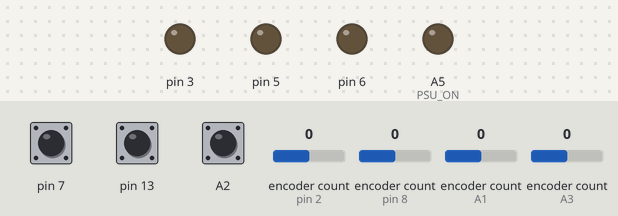
Simulated run of this sketch. Board: Arduino Nano, built with avr-gcc and run on an emulated ATmega328P. Shown: output pins drawn as LEDs (lit = HIGH). The inputs (shaded band) are chosen by the test bench; at power-on: encoder count (sensors on pin 2, pin 8, A1, A3) 0, pin 7 HIGH, A2 HIGH, pin 13 HIGH. What the sketch prints to the serial monitor is not drawn.

Above: at 1.2 s.
1.3 s: encoder count (sensor on pin 2) set to 1
At 2.5 s:
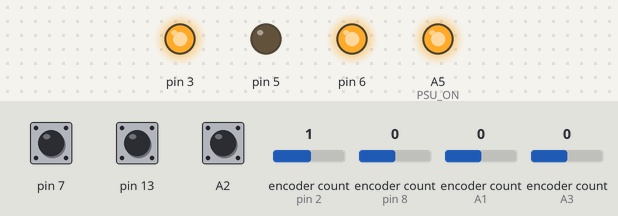
2.8 s: encoder count (sensor on pin 8) set to -1
At 3.7 s:
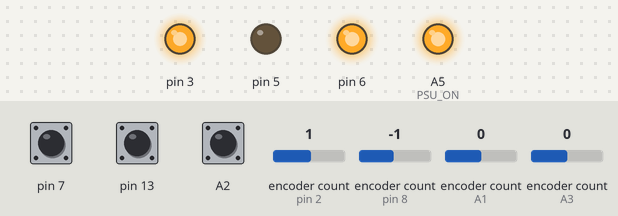
4.3 s: encoder count (sensor on A1) set to 1
At 4.7 s:
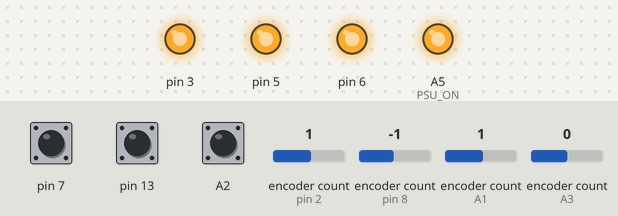
5.8 s: pin 7 pulled LOW for 0.15 s
At 7.1 s:
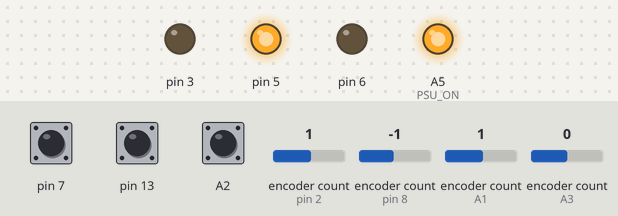
8.0 s: A2 pulled LOW for 0.15 s
At 9.9 s:
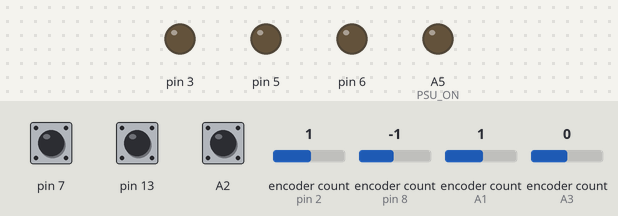
10.2 s: pin 13 pulled LOW for 0.15 s
At 11.7 s:
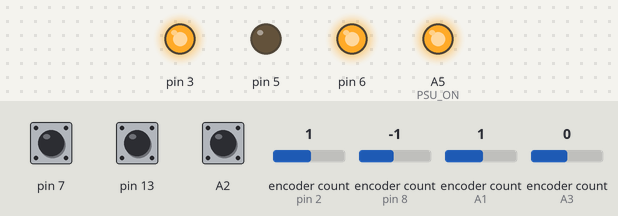
Timing chart, 0 to 13.2 s (numbered marks = the images above; inputs shaded):
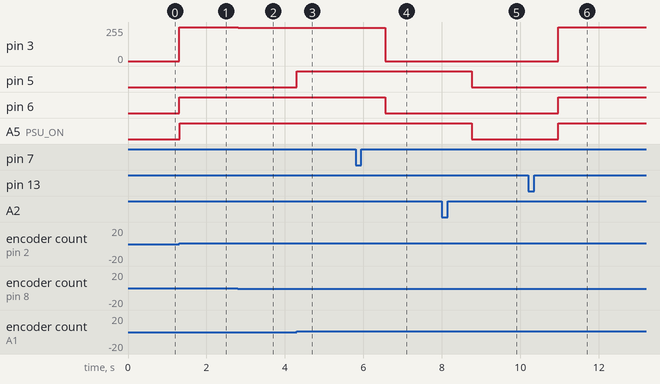

The sketch:

turbo-controller.ino
```cpp
#include <ClickEncoder.h>
#include <TimerOne.h>

#define ENCODERS    4

#define ENCODER0_PINA     2
#define ENCODER0_PINB     4
#define ENCODER0_BTN      7

#define ENCODER1_PINA     8
#define ENCODER1_PINB     12
#define ENCODER1_BTN      13

#define ENCODER2_PINA     A1
#define ENCODER2_PINB     A0
#define ENCODER2_BTN      A2

#define ENCODER3_PINA     A3
#define ENCODER3_PINB     A4
#define ENCODER3_BTN      A6

#define STRIP1A           3
#define STRIP1B           6

#define STRIP2A           6
#define STRIP2B           9

#define STRIP3A           5

#define PSU_ON            A5

ClickEncoder encoder0 = ClickEncoder(
  ENCODER0_PINA,
  ENCODER0_PINB,
  ENCODER0_BTN,
  4
);

ClickEncoder encoder1 = ClickEncoder(
  ENCODER1_PINA,
  ENCODER1_PINB,
  ENCODER1_BTN,
  2
);

ClickEncoder encoder2 = ClickEncoder(
  ENCODER2_PINA,
  ENCODER2_PINB,
  ENCODER2_BTN,
  2
);

ClickEncoder encoder3 = ClickEncoder(
  ENCODER3_PINA,
  ENCODER3_PINB,
  ENCODER3_BTN,
  2
);

ClickEncoder *encoders[4];

class LedStrip {
  protected:
  int_fast16_t brightness;
  bool on;

  public:
  LedStrip(int_fast16_t brightness = 255, bool on = false) {
    this -> brightness = brightness;
    this -> on = on;
  }

  virtual void update() = 0;

  void setBrightness(int_fast16_t i) {
    if (i > 255) {
      i = 255;
    }
    if (i < 0) {
      i = 0;
    }

    brightness = i;
    this -> update();
  }

  void brighter (int_fast16_t i = 5) {
    this -> setBrightness(brightness + i);
    on = true;
    this -> update();
  }

  void darker (int_fast16_t i = 5) {
    this -> setBrightness(brightness - i);
    on = true;
    this -> update();
  }

  void toggle() {
    on = !on;
    this -> update();
  }

  int_fast16_t getBrightness() {
    return brightness;
  }

  bool isOn() {
    return on;
  }
};

class SingleStrip: public LedStrip {
  int_fast16_t pin;

public:
  SingleStrip(int_fast16_t pin, int_fast16_t brightness = 255, bool on = false): LedStrip(brightness, on) {
    this -> pin = pin;
    update();
  }

  void update() {
    {
      Serial.print((int)on);
      Serial.print(" ");
      Serial.print(brightness);
      Serial.print(" ");
      Serial.print(pin);
      Serial.print(" ");
      Serial.println(on * brightness);
    }
    analogWrite(pin, on * brightness);
  }
};

class CwwStrip: public LedStrip {
protected:
  int_fast16_t warmLevel, coldLevel;
  int_fast16_t pinA, pinB;

public:
  CwwStrip(int_fast16_t pinA, int_fast16_t pinB, int_fast16_t brightness = 255, bool on = false, int_fast16_t warmLevel = 255, int_fast16_t coldLevel = 255): LedStrip(brightness, on) {
    this -> pinA = pinA;
    this -> pinB = pinB;

    this -> warmLevel = warmLevel;
    this -> coldLevel = coldLevel;
    update();
  }

  void update() {
    {
      Serial.print("On: ");
      Serial.print((int)on);
      Serial.print(" B: ");
      Serial.print(brightness);
      Serial.print(" A: ");
      Serial.print(pinA);
      Serial.print(" B: ");
      Serial.print(pinB);
      Serial.print(" W: ");
      Serial.print(warmLevel);
      Serial.print(" C: ");
      Serial.print(coldLevel);
      Serial.print(" : ");
      Serial.print((int)(on * ((float)warmLevel / 255.0) * brightness));
      Serial.print(" : ");
      Serial.println((int)(on * ((float)coldLevel / 255.0) * brightness));
    }
    analogWrite(pinA, (int)(on * ((float)warmLevel / 255.0) * brightness));
    analogWrite(pinB, (int)(on * ((float)coldLevel / 255.0) * brightness));
  }

  void setTemperature(int_fast16_t warm = 100, int_fast16_t cold = 100) {
    int_fast16_t bigger = warm > cold ? warm : cold;
    float warmNormal, coldNormal;

    warmNormal = (float)warm / (float)bigger;
    coldNormal = (float)cold / (float)bigger;

    warmLevel = (int)(warmNormal * 255.0);
    coldLevel = (int)(coldNormal * 255.0);

    on = true;
    update();
  }

  void warmer(int_fast16_t i = 5) {
    warmLevel += i;
    if (warmLevel >= 255) {
      warmLevel = 255;

      coldLevel -= i;
      if (coldLevel < 0) {
        coldLevel = 0;
      }
    }

    on = true;
    update();
  }

  void colder(int_fast16_t i = 5) {
    coldLevel += i;
    if (coldLevel > 255) {
      coldLevel = 255;

      warmLevel -= i;
      if (warmLevel < 0) {
        warmLevel = 0;
      }
    }

    on = true;
    update();
  }

  int_fast16_t getWarm() {
    return on * (warmLevel / 255) * brightness;
  }

  int_fast16_t getCold() {
    return on * (coldLevel / 255) * brightness;
  }
};

CwwStrip strip1 = CwwStrip(STRIP1A, STRIP1B);

SingleStrip strip3 = SingleStrip(STRIP3A);

void timerIsr() {
  for (int_fast16_t i = 0; i < ENCODERS; i += 1) {
    encoders[i] -> service();
  }
}

void setup() {
  Serial.begin(115200);

  Timer1.initialize(1000);
  Timer1.attachInterrupt(timerIsr);

  encoders[0] = &encoder0;
  encoders[1] = &encoder1;
  encoders[2] = &encoder2;
  encoders[3] = &encoder3;

  for (int_fast16_t i = 0; i < ENCODERS; i += 1) {
    encoders[i] -> setButtonHeldEnabled(false);
    encoders[i] -> setDoubleClickEnabled(true);

    // Enable the button to be on pin 0.  Normally pin 0 is not recognized as a valid pin for a button,
    // this is to maintain backward compatibility with an old version of the library
    // This version can have the button on pin zero, and this call enables the feature.
    // in this version best to use pin -1 instead of 0 to disable button functions
    encoders[i] -> setButtonOnPinZeroEnabled(false);
  }
  pinMode(PSU_ON, OUTPUT);
}

void loop() {
  static int_fast16_t value[ENCODERS];
  static int_fast16_t last[ENCODERS];
  ClickEncoder::Button button;

  if(strip1.isOn() || strip3.isOn()) {
    digitalWrite(PSU_ON, HIGH);
  } else {
    digitalWrite(PSU_ON, LOW);
  }

  for (int_fast16_t i = 0; i < ENCODERS; i += 1) {
    value[i] += encoders[i] -> getValue();
  }

  for (int_fast16_t i = 0; i < ENCODERS; i += 1) {
    // turn handle
    if (value[i] != last[i]) {
      switch(i) {
        case 0: {
          if (value[i] < last[i]) {
            strip1.darker();
          }

          if (value[i] > last[i]) {
            strip1.brighter();
          }
        } break;
        case 2: {
          if (value[i] < last[i]) {
            strip3.darker();
          }

          if (value[i] > last[i]) {
            strip3.brighter();
          }
        } break;
        case 1: {
          if (value[i] < last[i]) {
            strip1.colder();
          }

          if (value[i] > last[i]) {
            strip1.warmer();
          }
        } break;
        default: {
          Serial.print("Encoder ");
          Serial.print(i);
          Serial.print(" : ");
          Serial.println(value[i]);
        } break;
      }

      last[i] = value[i];
    }

    // button handle
    button = encoders[i] -> getButton();
    if (button != ClickEncoder::Open) {
      Serial.print("Button ");
      Serial.print(i);
      #define VERBOSECASE(label) case label: Serial.println(#label); break;
      switch (button) {
        VERBOSECASE(ClickEncoder::Pressed)
        VERBOSECASE(ClickEncoder::Held)
        VERBOSECASE(ClickEncoder::Released)
        VERBOSECASE(ClickEncoder::Clicked)
        VERBOSECASE(ClickEncoder::DoubleClicked)
      }

      switch(i) {
        case 0: {
          switch(button) {
            case ClickEncoder::Clicked: {
              strip1.toggle();
            } break;
          }
        } break;
        case 2: {
          switch(button) {
            case ClickEncoder::Clicked: {
              strip3.toggle();
            } break;
          } break;
        } break;
        case 1: {
          switch(button) {
            case ClickEncoder::Clicked: {
              strip1.setTemperature();
            } break;
          }
        } break;

        default: {

        } break;
      }
    }
  }
}
```

Measured:
- after the input at 1.3 s, pin 3: 0/255 → 255/255 at once; pin 6, A5 (PSU_ON): LOW → HIGH at once
- after the input at 2.8 s, pin 3: 255/255 → 250/255 at once
- after the input at 4.3 s, pin 5: LOW → HIGH at once
- after the input at 5.8 s, pin 3: 250/255 → 0/255 after 0.76 s; pin 6: HIGH → LOW after 0.76 s
- after the input at 8.0 s, pin 5: HIGH → LOW after 0.75 s; A5 (PSU_ON): HIGH → LOW after 0.76 s
- after the input at 10.2 s, pin 3: 0/255 → 255/255 after 0.76 s; pin 6, A5 (PSU_ON): LOW → HIGH after 0.76 s
